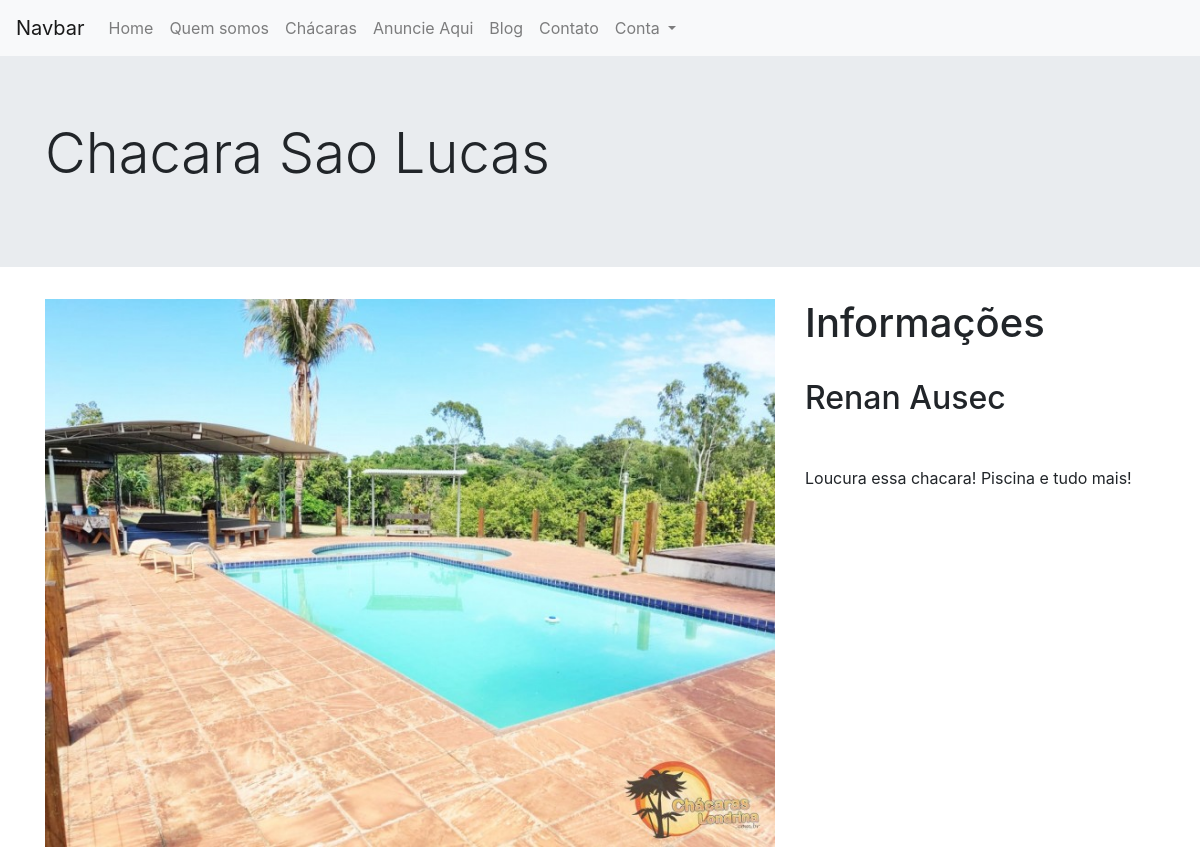
The page /chacara/4/ on the database its author committed.
### chacara/models.py (models this page shows, shortened)
class Chacara(models.Model):
    estado_choice = (
        ('AC', 'Acre'),
        ('AL', 'Alagoas'),
        ('AP', 'Amapá'),
        ('AM', 'Amazonas'),
        ('BA', 'Bahia'),
        ('CE', 'Ceará'),
        ('DF', 'Distrito Federal'),
        ('ES', 'Espírito Santo'),
        ('GO', 'Goiás'),
        ('MA', 'Maranhão'),
        ('MT', 'Mato Grosso'),
        ('MS', 'Mato Grosso do Sul'),
        ('MG', 'Minas Gerais'),
        ('PA', 'Pará'),
        ('PB', 'Paraíba'),
        ('PR', 'Paraná'),
        ('PE', 'Pernambuco'),
        ('PI', 'Piauí'),
        ('RJ', 'Rio de Janeiro'),
        ('RN', 'Rio Grande do Norte'),
        ('RS', 'Rio Grande do Sul'),
        ('RO', 'Rondônia'),
        ('RR', 'Roraima'),
        ('SC', 'Santa Catarina'),
        ('SP', 'São Paulo'),
        ('SE', 'Sergipe'),
        ('TO', 'Tocantins')
    )
    recursos_choices = (
        ('Acesso para Cadeirantes', 'Acesso para Cadeirantes'),
        ('Aquecedor', 'Aquecedor'),
        ('Ar condicionado no Salão', 'Ar condicionado no Salão'),
        ('Area para Camping', 'Area para Camping'),
        ('Area verde', 'Area verde'),
        ('Banheiros Masculino e Feminino', 'Banheiros Masculino e Feminino'),
        ('Banheiro Unissex', 'Banheiro Unissex'),
        ('Cachoeira', 'Cachoeira'),
        ('Campo de Futebol', 'Campo de Futebol'),
        ('Cervejeira', 'Cervejeira'),
        ('Cozinha equipada', 'Cozinha equipada'),
        ('Churrasqueira', 'Churrasqueira'),
        ('Dormitórios', 'Dormitórios'),
        ('Dormitórios com Ar condicionado', 'Dormitórios com Ar condicionado'),
        ('Escorregador na piscina', 'Escorregador na piscina'),
        ('Estacionamento', 'Estacionamento'),
        ('Freezer', 'Freezer'),
        ('Frente para Rio/Lago', 'Frente para Rio/Lago'),
        ('Localizado em Condominio', 'Localizado em Condominio'),
        ('Playground', 'Playground'),
        ('Piscina', 'Piscina'),
        ('Piscina Aquecida', 'Piscina Aquecida'),
        ('Piscina Coberta', 'Piscina Coberta'),
        ('Piscina Infantil', 'Piscina Infantil'),
        ('Pista de dança', 'Pista de dança'),
        ('Proibido animais', 'Proibido animais'),
        ('Proibido som Automotivo', 'Proibido som Automotivo'),
        ('Quadra de Areia', 'Quadra de Areia'),
        ('Quadra de Bocha', 'Quadra de Bocha'),
        ('Quadra de Tenis', 'Quadra de Tenis'),
        ('Rede de Volley na piscina', 'Rede de Volley na piscina'),
        ('Segurança', 'Segurança'),
        ('Sofás', 'Sofás'),
        ('Trilha Ecológica', 'Trilha Ecológica'),
        ('Vestiário', 'Vestiário'),
        ('Ventiladores', 'Ventiladores'),
    )
    tipo_eventos_choices = (
        ('Aniversário', 'Aniversário'),
        ('Casamentos', 'Casamentos'),
        ('Confraternização', 'Confraternização'),
        ('Festa Infantil', 'Aniversário Infantil'),
        ('Formatura', 'Formatura'),
        ('Outros', 'Outros'),
    )
    referencias_choices = (
        ('Açougue', 'Açougue'),
        ('Bar / Lanchonete', 'Bar / Lanchonete'),
        ('Distribuidora de Bebidas', 'Distribuidora de Bebidas'),
        ('Mercearia', 'Mercearia'),
        ('Padaria', 'Padaria'),
        ('Ponto de Onibus', 'Ponto de Onibus'),
        ('Supermercado', 'Supermercado'),
    )
    capacidade_choices = (
        ('Até 25 pessoas', 'Até 25 pessoas'),
        ('Até 50 pessoas', 'Até 50 pessoas'),
        ('Até 100 pessoas', 'Até 100 pessoas'),
        ('Até 150 pessoas', 'Até 150 pessoas'),
        ('Até 200 ou mais pessoas', 'Até 200 ou mais pessoas'),
    )
    pagamentos_choices = (
        ('Dinheiro', 'Dinheiro'),
        ('Cartão', 'Cartão'),
        ('Cartão Parcelado', 'Cartão Parcelado'),
        ('PIX', 'PIX'),
    )
    proprietario = models.ForeignKey(User, on_delete=models.CASCADE)
    imagem = models.ImageField(upload_to='fotos/%Y/%m/%d/')
    imagem_1 = models.ImageField(upload_to='fotos/%Y/%m/%d/', blank=True)
    imagem_2 = models.ImageField(upload_to='fotos/%Y/%m/%d/', blank=True)
    imagem_3 = models.ImageField(upload_to='fotos/%Y/%m/%d/', blank=True)
    imagem_4 = models.ImageField(upload_to='fotos/%Y/%m/%d/', blank=True)
    imagem_5 = models.ImageField(upload_to='fotos/%Y/%m/%d/', blank=True)
    imagem_6 = models.ImageField(upload_to='fotos/%Y/%m/%d/', blank=True)
    imagem_7 = models.ImageField(upload_to='fotos/%Y/%m/%d/', blank=True)
    imagem_8 = models.ImageField(upload_to='fotos/%Y/%m/%d/', blank=True)
    nome = models.CharField(max_length=20)
    capacidade = models.CharField(choices = capacidade_choices, max_length=300, blank=True)
    espaco = models.IntegerField()                                          #em metros quadrados
    descricao = RichTextField()
    descricao_curta = tinymce_models.HTMLField(max_length=300)
    cep = models.CharField(max_length=20)
    endereco = models.CharField(max_length=100)
    numero = models.CharField(max_length=5)
    bairro = models.CharField(max_length=50)
    cidade = models.CharField(max_length=50)
    estado = models.CharField(choices = estado_choice, max_length=100)
    latitude = models.CharField(max_length=10)
    longitude = models.CharField(max_length=10)
    recursos = MultiSelectField(choices = recursos_choices, blank=True)
    outros_recursos = models.CharField(max_length=100, blank=True)
    is_featured = models.BooleanField(default=False)                           #é anuncio de destaque? (cliente paga mais)
    tipo_eventos = MultiSelectField(choices = tipo_eventos_choices, blank=True)
    pontos_referencia = MultiSelectField(choices = referencias_choices, blank=True)
    video_link = models.CharField(max_length=350)
    pagamentos = MultiSelectField(choices = pagamentos_choices, blank=True)
    telefone = models.IntegerField()
    whatsapp = models.IntegerField()
    instagram = models.CharField(max_length=300)
    facebook = models.CharField(max_length=300)
    data_add = models.DateTimeField(default=datetime.now, blank=True)

### chacara/views.py (the view)
# urls.py: path('<int:pk>/', ChacaraDetailView.as_view(), name='chacara-detail'),
class ChacaraDetailView(DetailView):
    model = Chacara

### chacara/templates/chacara/chacara_detail.html (shortened to what this page needs)
{% extends "base.html" %}
{% block content %}
<div class="jumbotron jumbotron-fluid">
    <div class="container">
        <h1 class="display-4">{{ object.nome }}</h1>
    </div>
</div>
<div class="container">
    <div class="row">
    <div class="col-lg-8">
        <img src="{{object.imagem.url}}" class="img-fluid" alt="...">
    </div>
    <div class="col-lg-4">
        <h1>Informações</h1></br>
        <h2>{{ object.proprietario.first_name }} {{ object.proprietario.last_name }}</h2></br>
        <p class="lead">{{ object.descricao|safe }}</p>
    </div>
</div>
</div>
{% endblock %}

### rows shown on the page
Chacara: nome "Chacara Sao Lucas", imagem (picture), proprietario.first_name "Renan", proprietario.last_name "Ausec", descricao "Loucura essa chacara! Piscina e tudo mais!"
